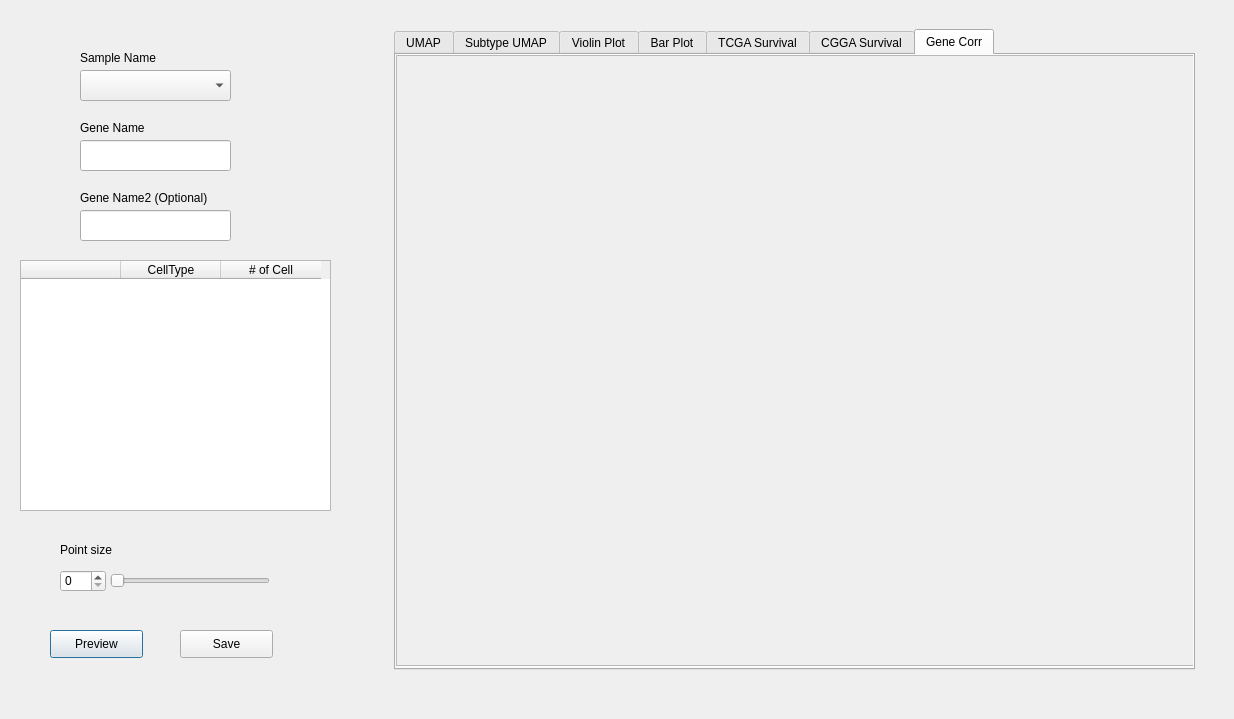
<?xml version="1.0" encoding="UTF-8"?>
<ui version="4.0">
 <class>scGBM</class>
 <widget class="QDialog" name="scGBM">
  <property name="geometry">
   <rect>
    <x>0</x>
    <y>0</y>
    <width>1234</width>
    <height>719</height>
   </rect>
  </property>
  <property name="windowTitle">
   <string>Dialog</string>
  </property>
  <widget class="QPushButton" name="Run">
   <property name="geometry">
    <rect>
     <x>50</x>
     <y>630</y>
     <width>93</width>
     <height>28</height>
    </rect>
   </property>
   <property name="text">
    <string>Preview</string>
   </property>
  </widget>
  <widget class="QComboBox" name="SampleNameBox">
   <property name="geometry">
    <rect>
     <x>80</x>
     <y>70</y>
     <width>151</width>
     <height>31</height>
    </rect>
   </property>
  </widget>
  <widget class="QLabel" name="SampleNameLabel">
   <property name="geometry">
    <rect>
     <x>80</x>
     <y>50</y>
     <width>121</width>
     <height>16</height>
    </rect>
   </property>
   <property name="text">
    <string>Sample Name</string>
   </property>
  </widget>
  <widget class="QLabel" name="GeneNameLabel">
   <property name="geometry">
    <rect>
     <x>80</x>
     <y>120</y>
     <width>121</width>
     <height>16</height>
    </rect>
   </property>
   <property name="text">
    <string>Gene Name</string>
   </property>
  </widget>
  <widget class="QSlider" name="pointsize_slider">
   <property name="geometry">
    <rect>
     <x>110</x>
     <y>570</y>
     <width>160</width>
     <height>22</height>
    </rect>
   </property>
   <property name="orientation">
    <enum>Qt::Horizontal</enum>
   </property>
  </widget>
  <widget class="QSpinBox" name="pointsize_box">
   <property name="geometry">
    <rect>
     <x>60</x>
     <y>570</y>
     <width>46</width>
     <height>22</height>
    </rect>
   </property>
  </widget>
  <widget class="QLabel" name="pointsize_label">
   <property name="geometry">
    <rect>
     <x>60</x>
     <y>540</y>
     <width>101</width>
     <height>20</height>
    </rect>
   </property>
   <property name="text">
    <string>Point size</string>
   </property>
  </widget>
  <widget class="QPushButton" name="Save">
   <property name="geometry">
    <rect>
     <x>180</x>
     <y>630</y>
     <width>93</width>
     <height>28</height>
    </rect>
   </property>
   <property name="text">
    <string>Save</string>
   </property>
  </widget>
  <widget class="QLineEdit" name="GeneName_Line">
   <property name="geometry">
    <rect>
     <x>80</x>
     <y>140</y>
     <width>151</width>
     <height>31</height>
    </rect>
   </property>
  </widget>
  <widget class="QTableWidget" name="SubtypeTable">
   <property name="geometry">
    <rect>
     <x>20</x>
     <y>260</y>
     <width>311</width>
     <height>251</height>
    </rect>
   </property>
   <property name="autoScroll">
    <bool>true</bool>
   </property>
   <property name="alternatingRowColors">
    <bool>true</bool>
   </property>
   <column>
    <property name="text">
     <string/>
    </property>
    <property name="font">
     <font>
      <pointsize>9</pointsize>
     </font>
    </property>
    <property name="textAlignment">
     <set>AlignCenter</set>
    </property>
   </column>
   <column>
    <property name="text">
     <string>CellType</string>
    </property>
   </column>
   <column>
    <property name="text">
     <string># of Cell</string>
    </property>
    <property name="textAlignment">
     <set>AlignCenter</set>
    </property>
   </column>
  </widget>
  <widget class="QTabWidget" name="FiguresTab">
   <property name="geometry">
    <rect>
     <x>394</x>
     <y>29</y>
     <width>801</width>
     <height>641</height>
    </rect>
   </property>
   <property name="currentIndex">
    <number>6</number>
   </property>
   <widget class="QWidget" name="umap">
    <attribute name="title">
     <string>UMAP</string>
    </attribute>
    <widget class="QScrollArea" name="showumap">
     <property name="geometry">
      <rect>
       <x>0</x>
       <y>0</y>
       <width>801</width>
       <height>611</height>
      </rect>
     </property>
     <property name="widgetResizable">
      <bool>true</bool>
     </property>
     <widget class="QWidget" name="scrollAreaWidgetContents">
      <property name="geometry">
       <rect>
        <x>0</x>
        <y>0</y>
        <width>799</width>
        <height>609</height>
       </rect>
      </property>
     </widget>
    </widget>
   </widget>
   <widget class="QWidget" name="subtypeumap">
    <attribute name="title">
     <string>Subtype UMAP</string>
    </attribute>
    <widget class="QScrollArea" name="showsubumap">
     <property name="geometry">
      <rect>
       <x>0</x>
       <y>0</y>
       <width>801</width>
       <height>611</height>
      </rect>
     </property>
     <property name="widgetResizable">
      <bool>true</bool>
     </property>
     <widget class="QWidget" name="scrollAreaWidgetContents_2">
      <property name="geometry">
       <rect>
        <x>0</x>
        <y>0</y>
        <width>799</width>
        <height>609</height>
       </rect>
      </property>
     </widget>
    </widget>
   </widget>
   <widget class="QWidget" name="violinplot">
    <attribute name="title">
     <string>Violin Plot</string>
    </attribute>
    <widget class="QScrollArea" name="showviolin">
     <property name="geometry">
      <rect>
       <x>0</x>
       <y>0</y>
       <width>801</width>
       <height>611</height>
      </rect>
     </property>
     <property name="widgetResizable">
      <bool>true</bool>
     </property>
     <widget class="QWidget" name="scrollAreaWidgetContents_3">
      <property name="geometry">
       <rect>
        <x>0</x>
        <y>0</y>
        <width>799</width>
        <height>609</height>
       </rect>
      </property>
     </widget>
    </widget>
   </widget>
   <widget class="QWidget" name="barplot">
    <attribute name="title">
     <string>Bar Plot</string>
    </attribute>
    <widget class="QScrollArea" name="showbar">
     <property name="geometry">
      <rect>
       <x>0</x>
       <y>0</y>
       <width>801</width>
       <height>611</height>
      </rect>
     </property>
     <property name="widgetResizable">
      <bool>true</bool>
     </property>
     <widget class="QWidget" name="scrollAreaWidgetContents_5">
      <property name="geometry">
       <rect>
        <x>0</x>
        <y>0</y>
        <width>799</width>
        <height>609</height>
       </rect>
      </property>
     </widget>
    </widget>
   </widget>
   <widget class="QWidget" name="tcgasurvival">
    <attribute name="title">
     <string>TCGA Survival</string>
    </attribute>
    <widget class="QScrollArea" name="showtcgasurvival">
     <property name="geometry">
      <rect>
       <x>0</x>
       <y>0</y>
       <width>801</width>
       <height>611</height>
      </rect>
     </property>
     <property name="widgetResizable">
      <bool>true</bool>
     </property>
     <widget class="QWidget" name="scrollAreaWidgetContents_6">
      <property name="geometry">
       <rect>
        <x>0</x>
        <y>0</y>
        <width>799</width>
        <height>609</height>
       </rect>
      </property>
     </widget>
    </widget>
   </widget>
   <widget class="QWidget" name="cggasurvival">
    <attribute name="title">
     <string>CGGA Survival</string>
    </attribute>
    <widget class="QScrollArea" name="showcggasurvival">
     <property name="geometry">
      <rect>
       <x>0</x>
       <y>0</y>
       <width>801</width>
       <height>611</height>
      </rect>
     </property>
     <property name="widgetResizable">
      <bool>true</bool>
     </property>
     <widget class="QWidget" name="scrollAreaWidgetContents_7">
      <property name="geometry">
       <rect>
        <x>0</x>
        <y>0</y>
        <width>799</width>
        <height>609</height>
       </rect>
      </property>
     </widget>
    </widget>
   </widget>
   <widget class="QWidget" name="tab">
    <attribute name="title">
     <string>Gene Corr</string>
    </attribute>
    <widget class="QScrollArea" name="showgenecorr">
     <property name="geometry">
      <rect>
       <x>0</x>
       <y>0</y>
       <width>801</width>
       <height>611</height>
      </rect>
     </property>
     <property name="widgetResizable">
      <bool>true</bool>
     </property>
     <widget class="QWidget" name="scrollAreaWidgetContents_8">
      <property name="geometry">
       <rect>
        <x>0</x>
        <y>0</y>
        <width>799</width>
        <height>609</height>
       </rect>
      </property>
     </widget>
    </widget>
   </widget>
  </widget>
  <widget class="QLabel" name="GeneNameLabel_2">
   <property name="geometry">
    <rect>
     <x>80</x>
     <y>190</y>
     <width>191</width>
     <height>16</height>
    </rect>
   </property>
   <property name="text">
    <string>Gene Name2 (Optional)</string>
   </property>
  </widget>
  <widget class="QLineEdit" name="GeneName_Line_2">
   <property name="geometry">
    <rect>
     <x>80</x>
     <y>210</y>
     <width>151</width>
     <height>31</height>
    </rect>
   </property>
  </widget>
 </widget>
 <tabstops>
  <tabstop>SampleNameBox</tabstop>
  <tabstop>Run</tabstop>
 </tabstops>
 <resources/>
 <connections>
  <connection>
   <sender>pointsize_slider</sender>
   <signal>actionTriggered(int)</signal>
   <receiver>pointsize_box</receiver>
   <slot>setValue(int)</slot>
   <hints>
    <hint type="sourcelabel">
     <x>102</x>
     <y>463</y>
    </hint>
    <hint type="destinationlabel">
     <x>63</x>
     <y>467</y>
    </hint>
   </hints>
  </connection>
 </connections>
</ui>
